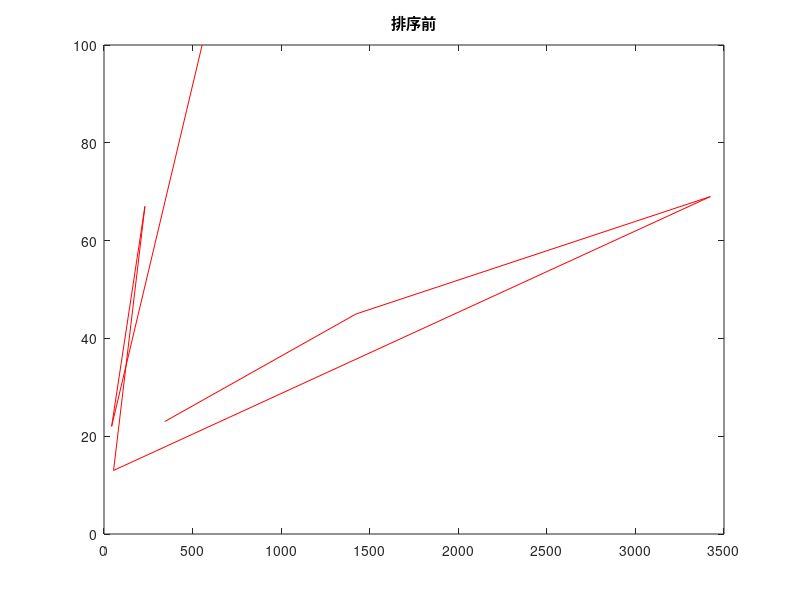
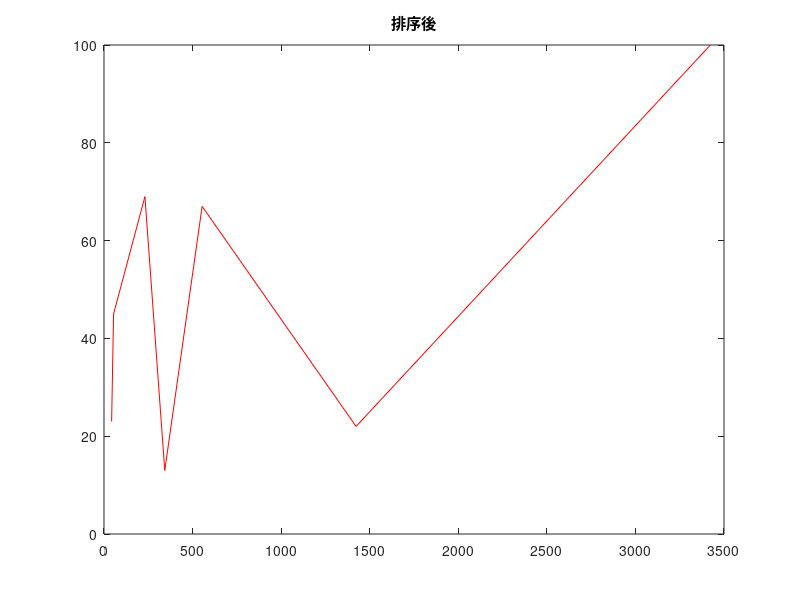
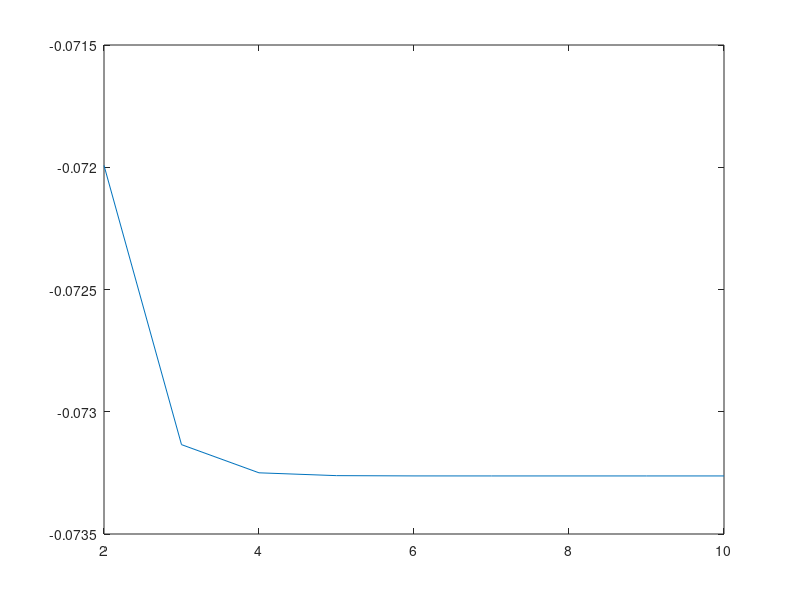

Write the MATLAB code that produced these figures, in order. (Note: this script raises an error after producing the figures.)
clear all;
clc;
close all;
%關所有的圖

x = 1:50;
x2 = [343,1423,3423,54,231,43,554];
%亦可寫做x2 = [343 1423 3423 54 231 43 554];
score = [23,45,69,13,67,22,100];
figure(1),plot(x2,score,'r','MarkerSize',20);
title('排序前');
[x3,I] = sort(x2);
figure(2),plot(x3,score,'r','MarkerSize',20);
title('排序後');


f = @(x) exp(-x^2); 
%指數 ^為次方 此為f(x)=e(-x^2)程式碼
k = 0;
%當作slope之索引值
for i = 2:1:10
    %i至x為繪製x點
    k = k+1;
    h = 10^(-i);
    %h盡量小 趨近於0
    delta_y = f(2+h)-f(2);
    %delta_y=f(x+h)-f(x)=f(2+h)-f(2)
    delta_x = h;
    slope(k) = delta_y/delta_x;
    %斜率計算
end
figure,plot(2:1:10,slope)

im = imread('math3.jpg');
%im宣告為圖檔
bw = im;
%bw(:,:) = im(:,:,1);
%將三維陣列降至二維
bw(im==255) = 1;
%將im中的255用==取代為黑色的1色號
figure,imshow(uint8(bw));
%imshow(uint8(bw))顯示圖片檔並強制轉換為8位元類別


